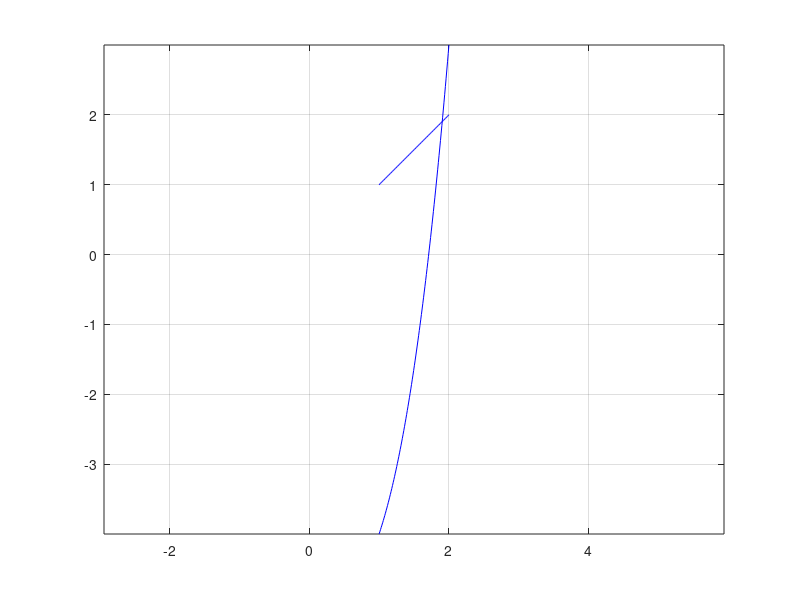
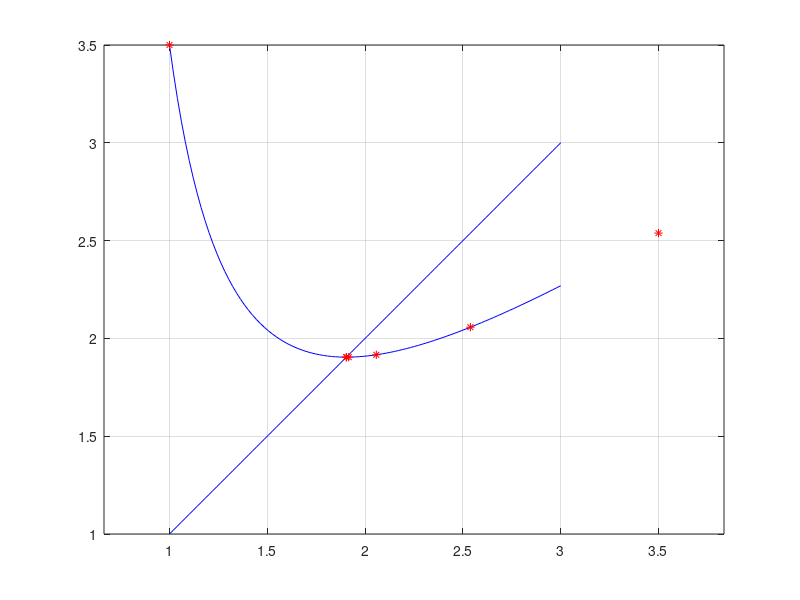

Write the MATLAB code that produced these figures, in order.
% Esercizio 2, pag 47 slides
% Si considerino i seguenti problemi di punto fisso equivalenti:
%             x^3-5;          phi=(2x^3+5)/(3x^2-1)
% Si applichi il metodo delle iterate di punto fisso calcolando
% sperimentalmente l'ordine di convergenza. Si verifichi poi
% teoricamente l'ordine di convergenza.

% OSS:
    % Qeulle due funzioni sono la riformulazione di x^3-x-5=0 come problema
    % di punto fisso:
    %   phi=x^3-5
    %   phi=(2x^3+5)/(3x^2-1)
    % Per questo sono equivalenti; cioe' quelle due phi hanno lo stesso
    % punto fisso
clear 
close all
clc

%% 1) phi=x^3-5
phi=@(x) x.^3-5;
x=linspace(1,2);
figure
plot(x, phi(x), 'b')  % plotta la funzione phi(x)
hold on
plot(x, x, 'b'), grid on  % bisettrice y=x
axis equal
% dal plot si vede che non c'e' convergenza perchè la derivata e' >1 nel 
% punto fisso (la bisettrice ha pendenza 1)

%% 2) phi=(2x^3+5)/(3x^2-1)
phi=@(x) (2*x.^3+5)./(3*x.^2-1);
x=linspace(1,3); 
figure
plot(x,phi(x), 'b')
hold on
axis equal
plot(x,x, 'b'), grid on  % bisettrice y=x
% dal plot si vede che la derivata nel punto fisso e' minore di 1

% Versione che conserva tutte le iterate perche' sono necessarie per il
% calcolo di p
tol=1.0e-5;  % tolleranza per il criterio di arresto
xk(1)=1;  % punto iniziale, scelto da noi
p(1)=0;
for k=1:100
  xk(k+1)=phi(xk(k));  
  plot(xk(k),xk(k+1),'r*')
  % calcolo ordine di convergenza:
  if k>=3  % per calcolare p servono alemno 4 iterate
    p(k+1)=log(abs(xk(k+1)-xk(k))/abs(xk(k)-xk(k-1)))/...
           log(abs(xk(k)-xk(k-1))/abs(xk(k-1)-xk(k-2)));
  end
  %pause
  % criterio di arresto: ci fermiamo quando siamo vicini alla soluzione
  if abs(xk(k)-xk(k+1))<=tol
    disp('Verificato criterio di arresto all''iterata numero: ')
    disp(k)
    break;
  end
end
sol=xk(k+1)
ord=p(k+1)
